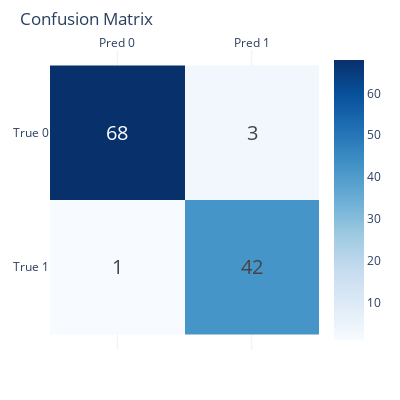
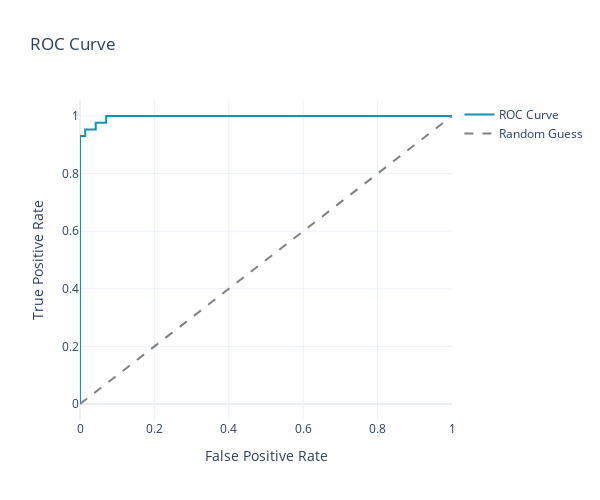
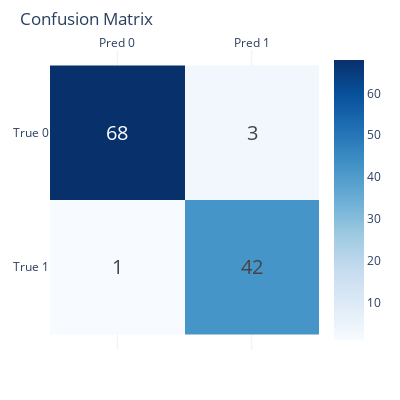
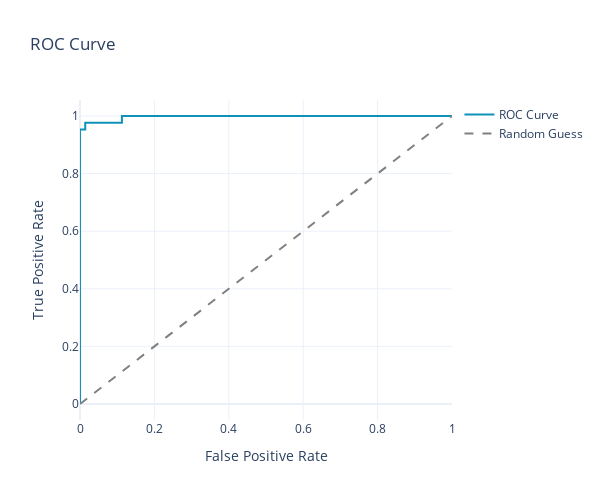

Notebook code for these charts, in order:
### Code cell
PLOTLY_TEMPLATE = "plotly_white"

for model_name in models:
    try:
        with open(f"model_{model_name}.pkl", "rb") as f:
            pack = pickle.load(f)
    except FileNotFoundError:
        print(f"File model_{model_name}.pkl tidak ditemukan!")
        continue

    print(f"\n==================== Model: {model_name} ====================")

    # Ambil confusion matrix & ROC dari first K-Fold
    metrics = {
        "confusion": pack["kfold_extra"]["confusion"],
        "roc": pack["kfold_extra"]["roc"]
    }

    # -----------------------------
    # Confusion Matrix
    # -----------------------------
    cm = metrics["confusion"]
    cm_fig = go.Figure(data=go.Heatmap(
        z=cm,
        x=["Pred 0", "Pred 1"],
        y=["True 0", "True 1"],
        colorscale="Blues",
        texttemplate="%{z}",
        textfont=dict(size=20)
    ))
    cm_fig.update_layout(
        template=PLOTLY_TEMPLATE,
        width=400,
        height=400,
        xaxis=dict(
            scaleanchor="y",
            side="top"
        ),
        yaxis=dict(
            scaleanchor="x",
            autorange='reversed'
        ),
        margin=dict(l=50, r=50, t=50, b=50),
        title="Confusion Matrix"
    )
    cm_fig.show()

    # -----------------------------
    # ROC Curve
    # -----------------------------
    if metrics.get("roc") is not None and metrics["roc"][0] is not None:
        fpr, tpr, _ = metrics["roc"]
        roc_fig = go.Figure()
        roc_fig.add_trace(
            go.Scatter(
                x=fpr, y=tpr,
                mode='lines',
                name='ROC Curve',
                line=dict(color='#1091b9', width=2)
            )
        )
        # Random Guess line
        roc_fig.add_trace(
            go.Scatter(
                x=[0, 1],
                y=[0, 1],
                mode='lines',
                name='Random Guess',
                line=dict(color='gray', width=2, dash='dash')
            )
        )
        roc_fig.update_layout(
            title="ROC Curve",
            xaxis_title="False Positive Rate",
            yaxis_title="True Positive Rate",
            template=PLOTLY_TEMPLATE,
            width=600,
            height=500
        )
        roc_fig.show()

### Figure 1 — Plotly figure (JSON) as saved in the notebook; plotly's stock layout.template omitted (floating-point values rounded to 4 significant figures)
{"data": [{"colorscale": [[0, "rgb(247,251,255)"], [0.125, "rgb(222,235,247)"], [0.25, "rgb(198,219,239)"], [0.375, "rgb(158,202,225)"], [0.5, "rgb(107,174,214)"], [0.625, "rgb(66,146,198)"], [0.75, "rgb(33,113,181)"], [0.875, "rgb(8,81,156)"], [1, "rgb(8,48,107)"]], "textfont": {"size": 20}, "texttemplate": "%{z}", "type": "heatmap", "x": ["Pred 0", "Pred 1"], "y": ["True 0", "True 1"], "z": [[68, 3], [1, 42]]}], "layout": {"height": 400, "margin": {"b": 50, "l": 50, "r": 50, "t": 50}, "title": {"text": "Confusion Matrix"}, "width": 400, "xaxis": {"scaleanchor": "y", "side": "top"}, "yaxis": {"autorange": "reversed", "scaleanchor": "x"}}}

### Figure 2 — Plotly figure (JSON) as saved in the notebook; plotly's stock layout.template omitted (floating-point values rounded to 4 significant figures)
{"data": [{"line": {"color": "#1091b9", "width": 2}, "mode": "lines", "name": "ROC Curve", "type": "scatter", "x": [0.0, 0.0, 0.0, 0.01408, 0.01408, 0.04225, 0.04225, 0.07042, 0.07042, 1.0], "y": [0.0, 0.02326, 0.9302, 0.9302, 0.9535, 0.9535, 0.9767, 0.9767, 1.0, 1.0]}, {"line": {"color": "gray", "dash": "dash", "width": 2}, "mode": "lines", "name": "Random Guess", "type": "scatter", "x": [0, 1], "y": [0, 1]}], "layout": {"height": 500, "title": {"text": "ROC Curve"}, "width": 600, "xaxis": {"title": {"text": "False Positive Rate"}}, "yaxis": {"title": {"text": "True Positive Rate"}}}}

### Figure 3 — Plotly figure (JSON) as saved in the notebook; plotly's stock layout.template omitted (floating-point values rounded to 4 significant figures)
{"data": [{"colorscale": [[0, "rgb(247,251,255)"], [0.125, "rgb(222,235,247)"], [0.25, "rgb(198,219,239)"], [0.375, "rgb(158,202,225)"], [0.5, "rgb(107,174,214)"], [0.625, "rgb(66,146,198)"], [0.75, "rgb(33,113,181)"], [0.875, "rgb(8,81,156)"], [1, "rgb(8,48,107)"]], "textfont": {"size": 20}, "texttemplate": "%{z}", "type": "heatmap", "x": ["Pred 0", "Pred 1"], "y": ["True 0", "True 1"], "z": [[68, 3], [1, 42]]}], "layout": {"height": 400, "margin": {"b": 50, "l": 50, "r": 50, "t": 50}, "title": {"text": "Confusion Matrix"}, "width": 400, "xaxis": {"scaleanchor": "y", "side": "top"}, "yaxis": {"autorange": "reversed", "scaleanchor": "x"}}}

### Figure 4 — Plotly figure (JSON) as saved in the notebook; plotly's stock layout.template omitted (floating-point values rounded to 4 significant figures)
{"data": [{"line": {"color": "#1091b9", "width": 2}, "mode": "lines", "name": "ROC Curve", "type": "scatter", "x": [0.0, 0.0, 0.0, 0.0, 0.0, 0.0, 0.0, 0.0, 0.0, 0.01408, 0.01408, 0.1127, 0.1127, 0.2676, 0.3239, 0.3521, 0.3803, 0.4225, 0.4507, 0.5493, 0.7465, 1.0], "y": [0.0, 0.4651, 0.5349, 0.5814, 0.6512, 0.7907, 0.8372, 0.8837, 0.9535, 0.9535, 0.9767, 0.9767, 1.0, 1.0, 1.0, 1.0, 1.0, 1.0, 1.0, 1.0, 1.0, 1.0]}, {"line": {"color": "gray", "dash": "dash", "width": 2}, "mode": "lines", "name": "Random Guess", "type": "scatter", "x": [0, 1], "y": [0, 1]}], "layout": {"height": 500, "title": {"text": "ROC Curve"}, "width": 600, "xaxis": {"title": {"text": "False Positive Rate"}}, "yaxis": {"title": {"text": "True Positive Rate"}}}}
